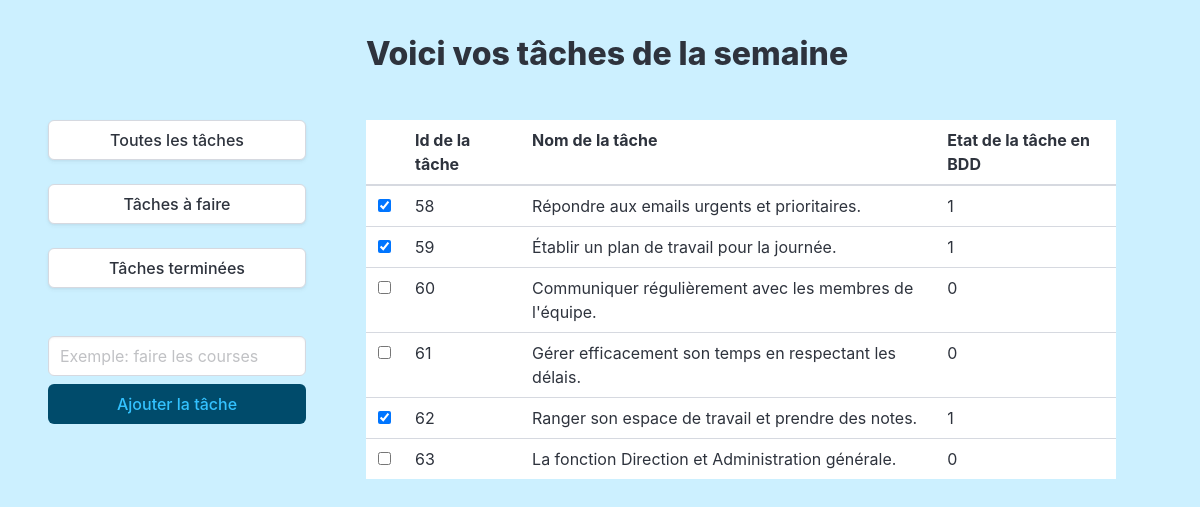
The page / on the database its author committed.
### tables this page shows
CREATE TABLE `tache` (
  `id` int(11) NOT NULL,
  `nom` varchar(255) NOT NULL,
  `etat` tinyint(1) NOT NULL
);

### connexionServeur.php (called while the page is built, shortened)
<?php
    function getTaches($dbClient) {
        $sql = 'SELECT * FROM tache';
        $stdh = $dbClient->prepare($sql);
        $stdh->execute([
        ]);
        return $stdh->fetchAll(PDO::FETCH_ASSOC);
    }
?>

### index.php (the view, shortened to what this page needs)
<!DOCTYPE html>
<html class="has-background-info-light" lang="fr">
<head>
    <link rel="stylesheet" href="https://cdn.jsdelivr.net/npm/bulma@1.0.0/css/bulma.min.css">
</head>
<body>
<?php
include 'connexionServeur.php';
$filter = isset($_GET['filter']) ? $_GET['filter'] : '';
$items = [];
if ($filter === 'taches_a_faire') {
    $items = getTachesAFaire($dbClient);
} elseif ($filter === 'taches_terminees') {
    $items = getTachesTerminees($dbClient);
} else {
    $items = getTaches($dbClient);
}
?>
<div class="my-6 mx-6 pgh-large has-text-left">
<div class="columns">
    <div class="column is-one-quarter mt-6">
    <div class="control">
        <br>
        <form action="" method="get">
            <button class="button is-fullwidth" type="submit" name="filter" value="" class="toggle-button <?= $filter === '' ? 'active' : '' ?>">Toutes les tâches</button><br>
            <button class="button is-fullwidth" type="submit" name="filter" value="taches_a_faire" class="toggle-button <?= $filter === 'taches_a_faire' ? 'active' : '' ?>">Tâches à faire</button><br>
            <button class="button is-fullwidth" type="submit" name="filter" value="taches_terminees" class="toggle-button <?= $filter === 'taches_terminees' ? 'active' : '' ?>">Tâches terminées</button>
        </form>
        <form action="formulaire.php" method="post">
            <input class="mt-6 input is-normal" type="text" placeholder="Exemple: faire les courses" name="tache"/>
            <button type="submit" class=" mt-2 button is-info is-dark button is-fullwidth">Ajouter la tâche</button>
        </form>
    </div>
</div>
<div class="column mt-0 pt-0 pl-6 pr-6">
    <h1 class="title is-3">Voici vos tâches de la semaine</h1>
    <table class="table is-fullwidth">
        <thead class="is-fullwidth">
            <tr>
                <th></th>
                <th>Id de la tâche</th>
                <th>Nom de la tâche</th>
                <th>Etat de la tâche en BDD</th>
            </tr>
        </thead>
        <tbody>
            <?php foreach ($items as $tache): ?>
                <form action="formulaire.php" method="post" class="is-striped">
                    <tr><label class="checkbox">
                    <td><input type="checkbox" name="is_complete" value="<?= $tache['etat'] ?>" <?= $tache['etat'] == 1 ? 'checked' : '' ?> onchange="this.form.submit()"></td>
                    <td><?= $tache['id'] ?></td>
                    <td><?= $tache['nom'] ?></td>
                    <td><?= $tache['etat'] ?></td>
                    </label></tr>
                </form>
            <?php endforeach; ?>
        </tbody>
    </table>
</div>
</div>
</div>
</body>
</html>

### rows shown on the page
tache: etat "☑", id "58", nom "Répondre aux emails urgents et prioritaires.", etat "1"
tache: etat "☑", id "59", nom "Établir un plan de travail pour la journée.", etat "1"
tache: id "60", nom "Communiquer régulièrement avec les membres de l'équipe.", etat "0"
tache: id "61", nom "Gérer efficacement son temps en respectant les délais.", etat "0"
tache: etat "☑", id "62", nom "Ranger son espace de travail et prendre des notes.", etat "1"
tache: id "63", nom "La fonction Direction et Administration générale.", etat "0"
